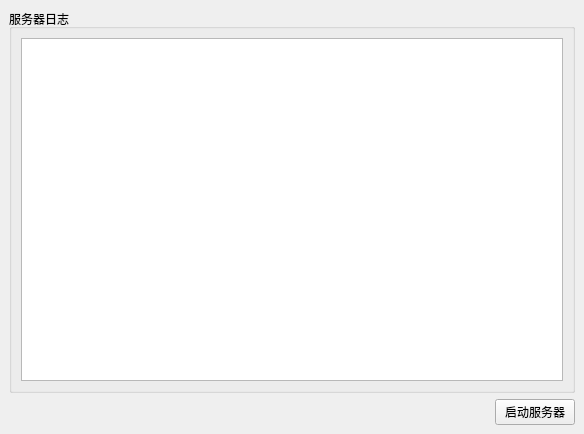
<?xml version="1.0" encoding="UTF-8"?>
<ui version="4.0">
 <class>MainWindow</class>
 <widget class="QMainWindow" name="MainWindow">
  <property name="geometry">
   <rect>
    <x>0</x>
    <y>0</y>
    <width>584</width>
    <height>434</height>
   </rect>
  </property>
  <property name="windowTitle">
   <string>服务器</string>
  </property>
  <widget class="QWidget" name="centralwidget">
   <layout class="QVBoxLayout" name="verticalLayout">
    <item>
     <widget class="QGroupBox" name="groupBox">
      <property name="title">
       <string>服务器日志</string>
      </property>
      <layout class="QHBoxLayout" name="horizontalLayout">
       <item>
        <widget class="QPlainTextEdit" name="logEditor"/>
       </item>
      </layout>
     </widget>
    </item>
    <item>
     <layout class="QHBoxLayout" name="horizontalLayout_2">
      <item>
       <spacer name="horizontalSpacer">
        <property name="orientation">
         <enum>Qt::Orientation::Horizontal</enum>
        </property>
        <property name="sizeHint" stdset="0">
         <size>
          <width>40</width>
          <height>20</height>
         </size>
        </property>
       </spacer>
      </item>
      <item>
       <widget class="QPushButton" name="startStopButton">
        <property name="text">
         <string>启动服务器</string>
        </property>
       </widget>
      </item>
     </layout>
    </item>
   </layout>
  </widget>
 </widget>
 <resources/>
 <connections/>
</ui>
